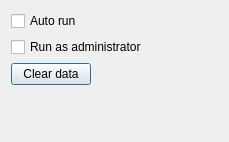
<?xml version="1.0" encoding="UTF-8"?>
<ui version="4.0">
 <class>SettingsDialog</class>
 <widget class="QDialog" name="SettingsDialog">
  <property name="geometry">
   <rect>
    <x>0</x>
    <y>0</y>
    <width>229</width>
    <height>142</height>
   </rect>
  </property>
  <property name="windowTitle">
   <string>Settings</string>
  </property>
  <layout class="QVBoxLayout" name="verticalLayout_2">
   <item>
    <layout class="QVBoxLayout" name="verticalLayout">
     <item>
      <widget class="QCheckBox" name="autoRunCheckBox">
       <property name="text">
        <string>Auto run</string>
       </property>
      </widget>
     </item>
     <item>
      <widget class="QCheckBox" name="runAsAdminCheckBox">
       <property name="text">
        <string>Run as administrator</string>
       </property>
      </widget>
     </item>
    </layout>
   </item>
   <item>
    <layout class="QHBoxLayout" name="horizontalLayout">
     <item>
      <widget class="QPushButton" name="clearDataButton">
       <property name="text">
        <string>Clear data</string>
       </property>
      </widget>
     </item>
     <item>
      <spacer name="horizontalSpacer">
       <property name="orientation">
        <enum>Qt::Horizontal</enum>
       </property>
       <property name="sizeHint" stdset="0">
        <size>
         <width>40</width>
         <height>20</height>
        </size>
       </property>
      </spacer>
     </item>
    </layout>
   </item>
   <item>
    <spacer name="verticalSpacer">
     <property name="orientation">
      <enum>Qt::Vertical</enum>
     </property>
     <property name="sizeHint" stdset="0">
      <size>
       <width>20</width>
       <height>55</height>
      </size>
     </property>
    </spacer>
   </item>
  </layout>
 </widget>
 <resources/>
 <connections/>
</ui>
